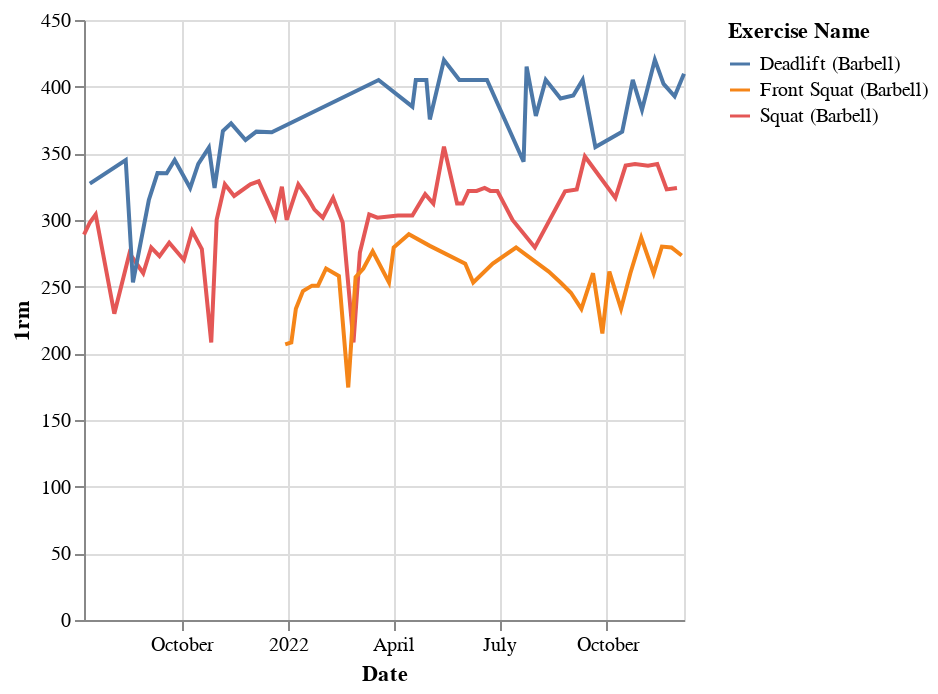

This figure's notebook cell:
### Code cell
# Read the table (auto cleans the nan)
df = pd.read_csv("strong.csv", na_filter=False)
df["Date"] = pd.to_datetime(df["Date"])
df["1rm"] = one_rep_max(df["Weight"], df["Reps"])

selected_exercise_patern = '|'.join(map(re.escape, selected_e_names))
selected_e_df = df[df["Exercise Name"].str.fullmatch(
    selected_exercise_patern)]

# Full rows, selected for maximum selected_metric
idx = selected_e_df.groupby(["Date", "Exercise Name"])[selected_metric].idxmax()
df_maxed = selected_e_df.loc[idx].reset_index(drop=True)
# display(df_maxed)

alt.Chart(df_maxed).mark_line().encode(
    x='Date',
    y=selected_metric,
    color="Exercise Name",
)
# fig, ax = plt.subplots()

# # Plot one by one
# for ex in selected_e_names:
#     cat = df_maxed.loc[df_maxed["Exercise Name"] == ex]
    # ax.plot(cat["Date"], cat[selected_metric])
    # display(cat)
# ax.legend(selected_e_names)
# plt.show()


# selected_e_pivot_df

### Figure 1 — Vega-Lite specification as saved in the notebook (floating-point values rounded to 4 significant figures)
{"data": {"name": "data-7813e02cc32358eebd6c8fa3e2516dbb"}, "mark": "line", "encoding": {"color": {"field": "Exercise Name", "type": "nominal"}, "x": {"field": "Date", "type": "temporal"}, "y": {"field": "1rm", "type": "quantitative"}}, "$schema": "https://vega.github.io/schema/vega-lite/v4.17.0.json", "datasets": {"data-7813e02cc32358eebd6c8fa3e2516dbb": [{"Date": "2021-07-09T18:00:00", "Workout Name": "Legs - Squat", "Duration": "1h", "Exercise Name": "Squat (Barbell)", "Set Order": 1, "Weight": 265.0, "Reps": 4, "Distance": 0.0, "Seconds": 0, "Notes": "", "Workout Notes": "", "RPE": "", "1rm": 289.1}, {"Date": "2021-07-14T18:20:00", "Workout Name": "Legs - Strength", "Duration": "47m", "Exercise Name": "Deadlift (Barbell)", "Set Order": 2, "Weight": 300.0, "Reps": 4, "Distance": 0.0, "Seconds": 0, "Notes": "", "Workout Notes": "", "RPE": "", "1rm": 327.3}, {"Date": "2021-07-14T18:20:00", "Workout Name": "Legs - Strength", "Duration": "47m", "Exercise Name": "Squat (Barbell)", "Set Order": 1, "Weight": 265.0, "Reps": 5, "Distance": 0.0, "Seconds": 0, "Notes": "", "Workout Notes": "", "RPE": "", "1rm": 298.2}, {"Date": "2021-07-19T18:08:00", "Workout Name": "Legs - Volume", "Duration": "54m", "Exercise Name": "Squat (Barbell)", "Set Order": 1, "Weight": 245.0, "Reps": 8, "Distance": 0.0, "Seconds": 0, "Notes": "Volume focus", "Workout Notes": "", "RPE": "", "1rm": 304.2}, {"Date": "2021-08-04T18:05:59", "Workout Name": "Legs - Mobility", "Duration": "54m", "Exercise Name": "Squat (Barbell)", "Set Order": 2, "Weight": 185.0, "Reps": 8, "Distance": 0.0, "Seconds": 0, "Notes": "", "Workout Notes": "", "RPE": "", "1rm": 229.7}, {"Date": "2021-08-14T12:47:00", "Workout Name": "Deadlift 1rm", "Duration": "1h 4m", "Exercise Name": "Deadlift (Barbell)", "Set Order": 3, "Weight": 345.0, "Reps": 1, "Distance": 0.0, "Seconds": 0, "Notes": "", "Workout Notes": "", "RPE": "", "1rm": 345.0}, {"Date": "2021-08-17T18:27:00", "Workout Name": "Squat 1RM", "Duration": "38m", "Exercise Name": "Squat (Barbell)", "Set Order": 1, "Weight": 275.0, "Reps": 1, "Distance": 0.0, "Seconds": 0, "Notes": "", "Workout Notes": "Still recovering from hip", "RPE": "", "1rm": 275.0}, {"Date": "2021-08-20T17:54:00", "Workout Name": "Deadlift - Form", "Duration": "1h 12m", "Exercise Name": "Deadlift (Barbell)", "Set Order": 1, "Weight": 225.0, "Reps": 5, "Distance": 0.0, "Seconds": 0, "Notes": "", "Workout Notes": "", "RPE": "", "1rm": 253.2}, {"Date": "2021-08-29T13:02:33", "Workout Name": "1. Legs + Pull", "Duration": "1h 13m", "Exercise Name": "Squat (Barbell)", "Set Order": 6, "Weight": 195.0, "Reps": 15, "Distance": 0.0, "Seconds": 0, "Notes": "", "Workout Notes": "", "RPE": "", "1rm": 260.1}, {"Date": "2021-09-03T08:51:30", "Workout Name": "5. Pull + Push", "Duration": "1h 18m", "Exercise Name": "Deadlift (Barbell)", "Set Order": 1, "Weight": 315.0, "Reps": 1, "Distance": 0.0, "Seconds": 0, "Notes": "Target: 10", "Workout Notes": "", "RPE": "", "1rm": 315.0}, {"Date": "2021-09-05T09:49:19", "Workout Name": "1. Legs + Pull", "Duration": "1h 3m", "Exercise Name": "Squat (Barbell)", "Set Order": 6, "Weight": 225.0, "Reps": 8, "Distance": 0.0, "Seconds": 0, "Notes": "", "Workout Notes": "", "RPE": "", "1rm": 279.4}, {"Date": "2021-09-10T18:40:05", "Workout Name": "5. Pull + Push", "Duration": "1h 18m", "Exercise Name": "Deadlift (Barbell)", "Set Order": 6, "Weight": 270.0, "Reps": 8, "Distance": 0.0, "Seconds": 0, "Notes": "", "Workout Notes": "", "RPE": "", "1rm": 335.2}, {"Date": "2021-09-12T12:33:27", "Workout Name": "1. Legs + Pull", "Duration": "52m", "Exercise Name": "Squat (Barbell)", "Set Order": 6, "Weight": 235.0, "Reps": 6, "Distance": 0.0, "Seconds": 0, "Notes": "", "Workout Notes": "", "RPE": "", "1rm": 272.9}, {"Date": "2021-09-18T16:25:04", "Workout Name": "5. Pull + Push", "Duration": "46m", "Exercise Name": "Deadlift (Barbell)", "Set Order": 1, "Weight": 335.0, "Reps": 1, "Distance": 0.0, "Seconds": 0, "Notes": "Target: 10", "Workout Notes": "", "RPE": "", "1rm": 335.0}, {"Date": "2021-09-20T20:05:27", "Workout Name": "1. Legs + Pull", "Duration": "58m", "Exercise Name": "Squat (Barbell)", "Set Order": 6, "Weight": 220.0, "Reps": 9, "Distance": 0.0, "Seconds": 0, "Notes": "", "Workout Notes": "", "RPE": "", "1rm": 282.9}, {"Date": "2021-09-25T13:21:57", "Workout Name": "5. Pull + Push", "Duration": "1h 3m", "Exercise Name": "Deadlift (Barbell)", "Set Order": 1, "Weight": 345.0, "Reps": 1, "Distance": 0.0, "Seconds": 0, "Notes": "Target: 10", "Workout Notes": "", "RPE": "", "1rm": 345.0}, {"Date": "2021-10-03T10:51:15", "Workout Name": "1. Legs + Pull", "Duration": "1h 19m", "Exercise Name": "Squat (Barbell)", "Set Order": 5, "Weight": 225.0, "Reps": 7, "Distance": 0.0, "Seconds": 0, "Notes": "", "Workout Notes": "", "RPE": "", "1rm": 270.0}, {"Date": "2021-10-08T19:24:38", "Workout Name": "5. Pull + Push", "Duration": "39m", "Exercise Name": "Deadlift (Barbell)", "Set Order": 1, "Weight": 315.0, "Reps": 2, "Distance": 0.0, "Seconds": 0, "Notes": "Target: 10", "Workout Notes": "", "RPE": "", "1rm": 324.0}, {"Date": "2021-10-10T11:49:21", "Workout Name": "1. Legs + Pull", "Duration": "1h 8m", "Exercise Name": "Squat (Barbell)", "Set Order": 6, "Weight": 235.0, "Reps": 8, "Distance": 0.0, "Seconds": 0, "Notes": "", "Workout Notes": "", "RPE": "", "1rm": 291.8}, {"Date": "2021-10-15T18:35:28", "Workout Name": "5. Pull + Push", "Duration": "1h 13m", "Exercise Name": "Deadlift (Barbell)", "Set Order": 5, "Weight": 285.0, "Reps": 7, "Distance": 0.0, "Seconds": 0, "Notes": "", "Workout Notes": "", "RPE": "", "1rm": 342.1}, {"Date": "2021-10-18T19:47:33", "Workout Name": "1. Legs + Pull", "Duration": "1h 6m", "Exercise Name": "Squat (Barbell)", "Set Order": 5, "Weight": 255.0, "Reps": 4, "Distance": 0.0, "Seconds": 0, "Notes": "", "Workout Notes": "", "RPE": "", "1rm": 278.2}, {"Date": "2021-10-24T20:37:48", "Workout Name": "5. Pull + Push", "Duration": "1h 29m", "Exercise Name": "Deadlift (Barbell)", "Set Order": 5, "Weight": 305.0, "Reps": 6, "Distance": 0.0, "Seconds": 0, "Notes": "", "Workout Notes": "", "RPE": "", "1rm": 354.2}, {"Date": "2021-10-26T21:22:20", "Workout Name": "1. Legs + Pull", "Duration": "1h 12m", "Exercise Name": "Squat (Barbell)", "Set Order": 1, "Weight": 185.0, "Reps": 5, "Distance": 0.0, "Seconds": 0, "Notes": "Target: 10", "Workout Notes": "", "RPE": "", "1rm": 208.1}, {"Date": "2021-10-29T17:37:32", "Workout Name": "5. Pull + Push", "Duration": "2h 9m", "Exercise Name": "Deadlift (Barbell)", "Set Order": 1, "Weight": 315.0, "Reps": 2, "Distance": 0.0, "Seconds": 0, "Notes": "Target: 10", "Workout Notes": "", "RPE": "", "1rm": 324.0}, {"Date": "2021-10-31T12:45:43", "Workout Name": "1. Legs + Pull", "Duration": "1h 5m", "Exercise Name": "Squat (Barbell)", "Set Order": 5, "Weight": 225.0, "Reps": 12, "Distance": 0.0, "Seconds": 0, "Notes": "", "Workout Notes": "", "RPE": "", "1rm": 300.1}, {"Date": "2021-11-05T21:10:28", "Workout Name": "5. Pull + Push", "Duration": "1h 32m", "Exercise Name": "Deadlift (Barbell)", "Set Order": 5, "Weight": 275.0, "Reps": 11, "Distance": 0.0, "Seconds": 0, "Notes": "", "Workout Notes": "", "RPE": "", "1rm": 366.8}, {"Date": "2021-11-07T13:40:57", "Workout Name": "1. Legs + Pull", "Duration": "1h 11m", "Exercise Name": "Squat (Barbell)", "Set Order": 5, "Weight": 245.0, "Reps": 10, "Distance": 0.0, "Seconds": 0, "Notes": "", "Workout Notes": "", "RPE": "", "1rm": 326.8}, {"Date": "2021-11-12T22:04:49", "Workout Name": "5. Pull + Push", "Duration": "59m", "Exercise Name": "Deadlift (Barbell)", "Set Order": 5, "Weight": 300.0, "Reps": 8, "Distance": 0.0, "Seconds": 0, "Notes": "", "Workout Notes": "", "RPE": "", "1rm": 372.5}, {"Date": "2021-11-15T12:13:33", "Workout Name": "1. Legs + Pull", "Duration": "1h 9m", "Exercise Name": "Squat (Barbell)", "Set Order": 5, "Weight": 265.0, "Reps": 7, "Distance": 0.0, "Seconds": 0, "Notes": "", "Workout Notes": "", "RPE": "", "1rm": 318.1}, {"Date": "2021-11-25T07:23:43", "Workout Name": "5. Pull + Push", "Duration": "1h 14m", "Exercise Name": "Deadlift (Barbell)", "Set Order": 5, "Weight": 320.0, "Reps": 5, "Distance": 0.0, "Seconds": 0, "Notes": "", "Workout Notes": "", "RPE": "", "1rm": 360.0}, {"Date": "2021-11-29T10:31:21", "Workout Name": "1. Legs + Pull", "Duration": "1h 6m", "Exercise Name": "Squat (Barbell)", "Set Order": 5, "Weight": 245.0, "Reps": 11, "Distance": 0.0, "Seconds": 0, "Notes": "", "Workout Notes": "", "RPE": "", "1rm": 326.8}, {"Date": "2021-12-04T13:04:31", "Workout Name": "5. Pull + Push", "Duration": "1h 5m", "Exercise Name": "Deadlift (Barbell)", "Set Order": 5, "Weight": 295.0, "Reps": 8, "Distance": 0.0, "Seconds": 0, "Notes": "", "Workout Notes": "", "RPE": "", "1rm": 366.3}, {"Date": "2021-12-06T13:39:47", "Workout Name": "1. Legs + Pull", "Duration": "1h 36m", "Exercise Name": "Squat (Barbell)", "Set Order": 5, "Weight": 265.0, "Reps": 8, "Distance": 0.0, "Seconds": 0, "Notes": "", "Workout Notes": "", "RPE": "", "1rm": 329.0}, {"Date": "2021-12-17T18:21:56", "Workout Name": "5. Pull + Push", "Duration": "1h 22m", "Exercise Name": "Deadlift (Barbell)", "Set Order": 5, "Weight": 315.0, "Reps": 6, "Distance": 0.0, "Seconds": 0, "Notes": "", "Workout Notes": "", "RPE": "", "1rm": 365.9}, {"Date": "2021-12-20T14:13:18", "Workout Name": "1. Legs + Pull", "Duration": "42m", "Exercise Name": "Squat (Barbell)", "Set Order": 5, "Weight": 285.0, "Reps": 3, "Distance": 0.0, "Seconds": 0, "Notes": "", "Workout Notes": "", "RPE": "", "1rm": 301.8}, {"Date": "2021-12-26T11:26:00", "Workout Name": "Squat 1RM", "Duration": "1h 1m", "Exercise Name": "Squat (Barbell)", "Set Order": 5, "Weight": 325.0, "Reps": 1, "Distance": 0.0, "Seconds": 0, "Notes": "", "Workout Notes": "", "RPE": "", "1rm": 325.0}, {"Date": "2021-12-29T08:12:40", "Workout Name": "Lower 1", "Duration": "1h 11m", "Exercise Name": "Front Squat (Barbell)", "Set Order": 1, "Weight": 155.0, "Reps": 10, "Distance": 0.0, "Seconds": 0, "Notes": "", "Workout Notes": "", "RPE": "", "1rm": 206.7}, {"Date": "2021-12-30T13:54:36", "Workout Name": "Lower 2", "Duration": "41m", "Exercise Name": "Squat (Barbell)", "Set Order": 1, "Weight": 225.0, "Reps": 10, "Distance": 0.0, "Seconds": 0, "Notes": "", "Workout Notes": "", "RPE": "", "1rm": 300.1}, {"Date": "2022-01-03T13:45:09", "Workout Name": "Lower 1", "Duration": "22m", "Exercise Name": "Front Squat (Barbell)", "Set Order": 1, "Weight": 185.0, "Reps": 5, "Distance": 0.0, "Seconds": 0, "Notes": "", "Workout Notes": "", "RPE": "", "1rm": 208.1}, {"Date": "2022-01-07T11:25:51", "Workout Name": "2. Lower", "Duration": "1h 29m", "Exercise Name": "Front Squat (Barbell)", "Set Order": 4, "Weight": 175.0, "Reps": 10, "Distance": 0.0, "Seconds": 0, "Notes": "", "Workout Notes": "", "RPE": "", "1rm": 233.4}, {"Date": "2022-01-09T13:37:56", "Workout Name": "4. Lower", "Duration": "1h 37m", "Exercise Name": "Squat (Barbell)", "Set Order": 4, "Weight": 245.0, "Reps": 10, "Distance": 0.0, "Seconds": 0, "Notes": "", "Workout Notes": "", "RPE": "", "1rm": 326.8}, {"Date": "2022-01-13T12:59:52", "Workout Name": "2. Lower", "Duration": "1h 17m", "Exercise Name": "Front Squat (Barbell)", "Set Order": 4, "Weight": 185.0, "Reps": 11, "Distance": 0.0, "Seconds": 0, "Notes": "", "Workout Notes": "", "RPE": "", "1rm": 246.7}, {"Date": "2022-01-17T14:54:58", "Workout Name": "4. Lower", "Duration": "1h 32m", "Exercise Name": "Squat (Barbell)", "Set Order": 4, "Weight": 255.0, "Reps": 8, "Distance": 0.0, "Seconds": 0, "Notes": "", "Workout Notes": "", "RPE": "", "1rm": 316.6}, {"Date": "2022-01-21T08:55:36", "Workout Name": "2. Lower", "Duration": "1h 6m", "Exercise Name": "Front Squat (Barbell)", "Set Order": 4, "Weight": 195.0, "Reps": 9, "Distance": 0.0, "Seconds": 0, "Notes": "", "Workout Notes": "", "RPE": "", "1rm": 250.8}, {"Date": "2022-01-23T09:55:58", "Workout Name": "4. Lower", "Duration": "1h 40m", "Exercise Name": "Squat (Barbell)", "Set Order": 1, "Weight": 265.0, "Reps": 6, "Distance": 0.0, "Seconds": 0, "Notes": "", "Workout Notes": "", "RPE": "", "1rm": 307.8}, {"Date": "2022-01-26T11:02:15", "Workout Name": "2. Lower", "Duration": "1h 32m", "Exercise Name": "Front Squat (Barbell)", "Set Order": 4, "Weight": 195.0, "Reps": 9, "Distance": 0.0, "Seconds": 0, "Notes": "", "Workout Notes": "", "RPE": "", "1rm": 250.8}, {"Date": "2022-01-30T13:28:22", "Workout Name": "4. Lower", "Duration": "1h 56m", "Exercise Name": "Squat (Barbell)", "Set Order": 2, "Weight": 285.0, "Reps": 3, "Distance": 0.0, "Seconds": 0, "Notes": "", "Workout Notes": "", "RPE": "", "1rm": 301.8}, {"Date": "2022-02-02T08:59:21", "Workout Name": "2. Lower", "Duration": "1h 36m", "Exercise Name": "Front Squat (Barbell)", "Set Order": 4, "Weight": 205.0, "Reps": 9, "Distance": 0.0, "Seconds": 0, "Notes": "", "Workout Notes": "", "RPE": "", "1rm": 263.6}, {"Date": "2022-02-08T09:06:59", "Workout Name": "4. Lower", "Duration": "1h 33m", "Exercise Name": "Squat (Barbell)", "Set Order": 4, "Weight": 255.0, "Reps": 8, "Distance": 0.0, "Seconds": 0, "Notes": "", "Workout Notes": "", "RPE": "", "1rm": 316.6}, {"Date": "2022-02-13T09:19:15", "Workout Name": "2. Lower", "Duration": "1h 54m", "Exercise Name": "Front Squat (Barbell)", "Set Order": 4, "Weight": 215.0, "Reps": 7, "Distance": 0.0, "Seconds": 0, "Notes": "", "Workout Notes": "", "RPE": "", "1rm": 258.0}, {"Date": "2022-02-16T15:24:11", "Workout Name": "4. Lower", "Duration": "1h 59m", "Exercise Name": "Squat (Barbell)", "Set Order": 1, "Weight": 265.0, "Reps": 5, "Distance": 0.0, "Seconds": 0, "Notes": "", "Workout Notes": "", "RPE": "", "1rm": 298.2}, {"Date": "2022-02-21T09:28:28", "Workout Name": "2. Lower", "Duration": "1h 11m", "Exercise Name": "Front Squat (Barbell)", "Set Order": 1, "Weight": 155.0, "Reps": 5, "Distance": 0.0, "Seconds": 0, "Notes": "", "Workout Notes": "", "RPE": "", "1rm": 174.4}, {"Date": "2022-02-25T21:31:49", "Workout Name": "4. Lower", "Duration": "1h 19m", "Exercise Name": "Squat (Barbell)", "Set Order": 1, "Weight": 185.0, "Reps": 5, "Distance": 0.0, "Seconds": 0, "Notes": "", "Workout Notes": "", "RPE": "", "1rm": 208.1}, {"Date": "2022-02-27T16:52:16", "Workout Name": "2. Lower", "Duration": "2h 16m", "Exercise Name": "Front Squat (Barbell)", "Set Order": 4, "Weight": 200.0, "Reps": 9, "Distance": 0.0, "Seconds": 0, "Notes": "", "Workout Notes": "", "RPE": "", "1rm": 257.2}, {"Date": "2022-03-03T09:07:00", "Workout Name": "4. Lower", "Duration": "2h 1m", "Exercise Name": "Squat (Barbell)", "Set Order": 1, "Weight": 245.0, "Reps": 5, "Distance": 0.0, "Seconds": 0, "Notes": "", "Workout Notes": "", "RPE": "", "1rm": 275.7}, {"Date": "2022-03-06T08:41:42", "Workout Name": "2. Lower", "Duration": "1h 58m", "Exercise Name": "Front Squat (Barbell)", "Set Order": 4, "Weight": 205.0, "Reps": 9, "Distance": 0.0, "Seconds": 0, "Notes": "", "Workout Notes": "", "RPE": "", "1rm": 263.6}, {"Date": "2022-03-11T08:46:33", "Workout Name": "4. Lower", "Duration": "1h 21m", "Exercise Name": "Squat (Barbell)", "Set Order": 4, "Weight": 245.0, "Reps": 8, "Distance": 0.0, "Seconds": 0, "Notes": "", "Workout Notes": "", "RPE": "", "1rm": 304.2}, {"Date": "2022-03-14T08:37:14", "Workout Name": "2. Lower", "Duration": "1h 28m", "Exercise Name": "Front Squat (Barbell)", "Set Order": 4, "Weight": 215.0, "Reps": 9, "Distance": 0.0, "Seconds": 0, "Notes": "", "Workout Notes": "", "RPE": "", "1rm": 276.5}, {"Date": "2022-03-18T09:09:11", "Workout Name": "4. Lower", "Duration": "1h 40m", "Exercise Name": "Squat (Barbell)", "Set Order": 1, "Weight": 285.0, "Reps": 3, "Distance": 0.0, "Seconds": 0, "Notes": "", "Workout Notes": "", "RPE": "", "1rm": 301.8}, {"Date": "2022-03-19T10:04:00", "Workout Name": "Deadlift 1RM - For Steph", "Duration": "1h 1m", "Exercise Name": "Deadlift (Barbell)", "Set Order": 4, "Weight": 405.0, "Reps": 1, "Distance": 0.0, "Seconds": 0, "Notes": "", "Workout Notes": "", "RPE": "", "1rm": 405.0}, {"Date": "2022-03-28T08:30:45", "Workout Name": "2. Lower 💥", "Duration": "1h 40m", "Exercise Name": "Front Squat (Barbell)", "Set Order": 1, "Weight": 225.0, "Reps": 5, "Distance": 0.0, "Seconds": 0, "Notes": "Height: 8, seat: +6", "Workout Notes": "", "RPE": "", "1rm": 253.2}, {"Date": "2022-04-01T08:26:15", "Workout Name": "2. Lower 💥", "Duration": "1h 51m", "Exercise Name": "Front Squat (Barbell)", "Set Order": 3, "Weight": 225.0, "Reps": 8, "Distance": 0.0, "Seconds": 0, "Notes": "", "Workout Notes": "", "RPE": "", "1rm": 279.4}, {"Date": "2022-04-04T22:24:18", "Workout Name": "4. Lower 🪨", "Duration": "1h 46m", "Exercise Name": "Squat (Barbell)", "Set Order": 1, "Weight": 295.0, "Reps": 2, "Distance": 0.0, "Seconds": 0, "Notes": "", "Workout Notes": "", "RPE": "", "1rm": 303.4}, {"Date": "2022-04-14T08:47:50", "Workout Name": "2. Lower 💥", "Duration": "1h 39m", "Exercise Name": "Front Squat (Barbell)", "Set Order": 4, "Weight": 225.0, "Reps": 9, "Distance": 0.0, "Seconds": 0, "Notes": "", "Workout Notes": "", "RPE": "", "1rm": 289.4}, {"Date": "2022-04-17T09:35:32", "Workout Name": "4. Lower 🪨", "Duration": "1h 43m", "Exercise Name": "Deadlift (Barbell)", "Set Order": 2, "Weight": 385.0, "Reps": 1, "Distance": 0.0, "Seconds": 0, "Notes": "", "Workout Notes": "", "RPE": "", "1rm": 385.0}, {"Date": "2022-04-17T09:35:32", "Workout Name": "4. Lower 🪨", "Duration": "1h 43m", "Exercise Name": "Squat (Barbell)", "Set Order": 1, "Weight": 295.0, "Reps": 2, "Distance": 0.0, "Seconds": 0, "Notes": "", "Workout Notes": "", "RPE": "", "1rm": 303.4}, {"Date": "2022-04-20T08:02:28", "Workout Name": "Dead ❤️🔥", "Duration": "1h 35m", "Exercise Name": "Deadlift (Barbell)", "Set Order": 3, "Weight": 405.0, "Reps": 1, "Distance": 0.0, "Seconds": 0, "Notes": "", "Workout Notes": "", "RPE": "", "1rm": 405.0}, {"Date": "2022-04-28T08:53:31", "Workout Name": "4. Lower 🪨", "Duration": "1h 3m", "Exercise Name": "Squat (Barbell)", "Set Order": 4, "Weight": 275.0, "Reps": 6, "Distance": 0.0, "Seconds": 0, "Notes": "", "Workout Notes": "", "RPE": "", "1rm": 319.4}, {"Date": "2022-04-29T09:53:41", "Workout Name": "Deadlift", "Duration": "36m", "Exercise Name": "Deadlift (Barbell)", "Set Order": 3, "Weight": 405.0, "Reps": 1, "Distance": 0.0, "Seconds": 0, "Notes": "", "Workout Notes": "", "RPE": "", "1rm": 405.0}, {"Date": "2022-05-02T09:05:37", "Workout Name": "2. Lower 💥", "Duration": "1h 50m", "Exercise Name": "Deadlift (Barbell)", "Set Order": 1, "Weight": 365.0, "Reps": 2, "Distance": 0.0, "Seconds": 0, "Notes": "", "Workout Notes": "", "RPE": "", "1rm": 375.4}, {"Date": "2022-05-02T09:05:37", "Workout Name": "2. Lower 💥", "Duration": "1h 50m", "Exercise Name": "Front Squat (Barbell)", "Set Order": 2, "Weight": 265.0, "Reps": 3, "Distance": 0.0, "Seconds": 0, "Notes": "", "Workout Notes": "", "RPE": "", "1rm": 280.6}, {"Date": "2022-05-05T09:08:25", "Workout Name": "4. Lower 🪨", "Duration": "2h 9m", "Exercise Name": "Squat (Barbell)", "Set Order": 1, "Weight": 295.0, "Reps": 3, "Distance": 0.0, "Seconds": 0, "Notes": "", "Workout Notes": "", "RPE": "", "1rm": 312.4}, {"Date": "2022-05-14T11:40:50", "Workout Name": "PR or ER ❤️🔥", "Duration": "3h 6m", "Exercise Name": "Deadlift (Barbell)", "Set Order": 2, "Weight": 420.0, "Reps": 1, "Distance": 0.0, "Seconds": 0, "Notes": "", "Workout Notes": "", "RPE": "", "1rm": 420.0}, {"Date": "2022-05-14T11:40:50", "Workout Name": "PR or ER ❤️🔥", "Duration": "3h 6m", "Exercise Name": "Squat (Barbell)", "Set Order": 3, "Weight": 355.0, "Reps": 1, "Distance": 0.0, "Seconds": 0, "Notes": "", "Workout Notes": "", "RPE": "", "1rm": 355.0}, {"Date": "2022-05-25T18:09:28", "Workout Name": "4. Lower 🪨", "Duration": "51m", "Exercise Name": "Squat (Barbell)", "Set Order": 1, "Weight": 295.0, "Reps": 3, "Distance": 0.0, "Seconds": 0, "Notes": "", "Workout Notes": "", "RPE": "", "1rm": 312.4}, {"Date": "2022-05-27T17:03:38", "Workout Name": "Day 4 🗿", "Duration": "1h 1m", "Exercise Name": "Deadlift (Barbell)", "Set Order": 1, "Weight": 405.0, "Reps": 1, "Distance": 0.0, "Seconds": 0, "Notes": "", "Workout Notes": "", "RPE": "", "1rm": 405.0}, {"Date": "2022-05-30T11:27:34", "Workout Name": "Day 1.2 🧨", "Duration": "1h 19m", "Exercise Name": "Squat (Barbell)", "Set Order": 1, "Weight": 295.0, "Reps": 3, "Distance": 0.0, "Seconds": 0, "Notes": "", "Workout Notes": "", "RPE": "", "1rm": 312.4}, {"Date": "2022-06-01T17:55:09", "Workout Name": "Day 1.4 🗿", "Duration": "1h 46m", "Exercise Name": "Front Squat (Barbell)", "Set Order": 1, "Weight": 245.0, "Reps": 4, "Distance": 0.0, "Seconds": 0, "Notes": "", "Workout Notes": "", "RPE": "", "1rm": 267.3}, {"Date": "2022-06-04T11:15:13", "Workout Name": "Day 2.2 🧨", "Duration": "50m", "Exercise Name": "Squat (Barbell)", "Set Order": 1, "Weight": 295.0, "Reps": 4, "Distance": 0.0, "Seconds": 0, "Notes": "", "Workout Notes": "", "RPE": "", "1rm": 321.8}, {"Date": "2022-06-08T14:28:39", "Workout Name": "Day 2.4 🗿", "Duration": "57m", "Exercise Name": "Front Squat (Barbell)", "Set Order": 1, "Weight": 225.0, "Reps": 5, "Distance": 0.0, "Seconds": 0, "Notes": "", "Workout Notes": "", "RPE": "", "1rm": 253.2}, {"Date": "2022-06-11T13:08:22", "Workout Name": "Day 3.2 🧨", "Duration": "2h 4m", "Exercise Name": "Squat (Barbell)", "Set Order": 1, "Weight": 295.0, "Reps": 4, "Distance": 0.0, "Seconds": 0, "Notes": "", "Workout Notes": "", "RPE": "", "1rm": 321.8}, {"Date": "2022-06-18T08:24:56", "Workout Name": "Day 4.2 🧨", "Duration": "56m", "Exercise Name": "Squat (Barbell)", "Set Order": 2, "Weight": 315.0, "Reps": 2, "Distance": 0.0, "Seconds": 0, "Notes": "", "Workout Notes": "", "RPE": "", "1rm": 324.0}, {"Date": "2022-06-20T09:35:51", "Workout Name": "Day 4.4 🗿", "Duration": "1h 10m", "Exercise Name": "Deadlift (Barbell)", "Set Order": 1, "Weight": 405.0, "Reps": 1, "Distance": 0.0, "Seconds": 0, "Notes": "", "Workout Notes": "", "RPE": "", "1rm": 405.0}, {"Date": "2022-06-23T05:36:12", "Workout Name": "Day 5.2 🧨", "Duration": "2h 29m", "Exercise Name": "Squat (Barbell)", "Set Order": 1, "Weight": 295.0, "Reps": 4, "Distance": 0.0, "Seconds": 0, "Notes": "", "Workout Notes": "", "RPE": "", "1rm": 321.8}, {"Date": "2022-06-25T09:00:38", "Workout Name": "Day 5.4 🗿", "Duration": "1h 23m", "Exercise Name": "Front Squat (Barbell)", "Set Order": 2, "Weight": 245.0, "Reps": 4, "Distance": 0.0, "Seconds": 0, "Notes": "", "Workout Notes": "", "RPE": "", "1rm": 267.3}, {"Date": "2022-06-29T06:29:43", "Workout Name": "Day 6.2 🧨", "Duration": "1h 5m", "Exercise Name": "Squat (Barbell)", "Set Order": 1, "Weight": 295.0, "Reps": 4, "Distance": 0.0, "Seconds": 0, "Notes": "", "Workout Notes": "", "RPE": "", "1rm": 321.8}, {"Date": "2022-07-12T07:44:29", "Workout Name": "Day 8.2 🧨", "Duration": "22s", "Exercise Name": "Squat (Barbell)", "Set Order": 1, "Weight": 275.0, "Reps": 4, "Distance": 0.0, "Seconds": 0, "Notes": "", "Workout Notes": "", "RPE": "", "1rm": 300.0}, {"Date": "2022-07-15T08:15:42", "Workout Name": "Day 8.4 🗿", "Duration": "1h 11m", "Exercise Name": "Front Squat (Barbell)", "Set Order": 1, "Weight": 225.0, "Reps": 8, "Distance": 0.0, "Seconds": 0, "Notes": "", "Workout Notes": "", "RPE": "", "1rm": 279.4}, {"Date": "2022-07-21T19:10:43", "Workout Name": "Deadlift ish", "Duration": "46m", "Exercise Name": "Deadlift (Barbell)", "Set Order": 1, "Weight": 315.0, "Reps": 4, "Distance": 0.0, "Seconds": 0, "Notes": "", "Workout Notes": "", "RPE": "", "1rm": 343.7}, {"Date": "2022-07-24T08:44:59", "Workout Name": "Ash 🏋🏻♀️ ❤️🔥", "Duration": "1h 44m", "Exercise Name": "Deadlift (Barbell)", "Set Order": 1, "Weight": 415.0, "Reps": 1, "Distance": 0.0, "Seconds": 0, "Notes": "", "Workout Notes": "", "RPE": "", "1rm": 415.0}, {"Date": "2022-07-31T11:42:26", "Workout Name": "Day 10.2 🧨", "Duration": "1h 12m", "Exercise Name": "Squat (Barbell)", "Set Order": 1, "Weight": 225.0, "Reps": 8, "Distance": 0.0, "Seconds": 0, "Notes": "", "Workout Notes": "", "RPE": "", "1rm": 279.4}, {"Date": "2022-08-01T07:12:30", "Workout Name": "More Deadlift??", "Duration": "1h 11m", "Exercise Name": "Deadlift (Barbell)", "Set Order": 4, "Weight": 315.0, "Reps": 7, "Distance": 0.0, "Seconds": 0, "Notes": "", "Workout Notes": "", "RPE": "", "1rm": 378.1}, {"Date": "2022-08-09T18:40:17", "Workout Name": "Day 11.2", "Duration": "1h 7m", "Exercise Name": "Deadlift (Barbell)", "Set Order": 4, "Weight": 315.0, "Reps": 9, "Distance": 0.0, "Seconds": 0, "Notes": "", "Workout Notes": "", "RPE": "", "1rm": 405.1}, {"Date": "2022-08-12T07:54:01", "Workout Name": "Day 11.4", "Duration": "1h 2m", "Exercise Name": "Front Squat (Barbell)", "Set Order": 1, "Weight": 225.0, "Reps": 6, "Distance": 0.0, "Seconds": 0, "Notes": "", "Workout Notes": "", "RPE": "", "1rm": 261.3}, {"Date": "2022-08-22T11:38:29", "Workout Name": "Morning Workout", "Duration": "1h 15m", "Exercise Name": "Deadlift (Barbell)", "Set Order": 2, "Weight": 315.0, "Reps": 8, "Distance": 0.0, "Seconds": 0, "Notes": "", "Workout Notes": "", "RPE": "", "1rm": 391.1}, {"Date": "2022-08-22T11:38:29", "Workout Name": "Morning Workout", "Duration": "1h 15m", "Exercise Name": "Front Squat (Barbell)", "Set Order": 1, "Weight": 225.0, "Reps": 5, "Distance": 0.0, "Seconds": 0, "Notes": "", "Workout Notes": "", "RPE": "", "1rm": 253.2}, {"Date": "2022-08-26T08:56:54", "Workout Name": "SBS2 - Day 1.1", "Duration": "2h 22m", "Exercise Name": "Squat (Barbell)", "Set Order": 5, "Weight": 250.0, "Reps": 9, "Distance": 0.0, "Seconds": 0, "Notes": "", "Workout Notes": "", "RPE": "", "1rm": 321.5}, {"Date": "2022-08-31T08:46:38", "Workout Name": "SBS2 - Day 1.4", "Duration": "1h 44m", "Exercise Name": "Front Squat (Barbell)", "Set Order": 1, "Weight": 225.0, "Reps": 4, "Distance": 0.0, "Seconds": 0, "Notes": "", "Workout Notes": "", "RPE": "", "1rm": 245.5}, {"Date": "2022-09-02T09:37:12", "Workout Name": "SBS2 - Day 1.5", "Duration": "1h 48m", "Exercise Name": "Deadlift (Barbell)", "Set Order": 5, "Weight": 295.0, "Reps": 10, "Distance": 0.0, "Seconds": 0, "Notes": "", "Workout Notes": "", "RPE": "", "1rm": 393.4}, {"Date": "2022-09-05T09:01:58", "Workout Name": "SBS2 - Day 2.1", "Duration": "2h 18m", "Exercise Name": "Squat (Barbell)", "Set Order": 5, "Weight": 260.0, "Reps": 8, "Distance": 0.0, "Seconds": 0, "Notes": "", "Workout Notes": "", "RPE": "", "1rm": 322.8}, {"Date": "2022-09-09T08:56:07", "Workout Name": "SBS2 - Day 2.4", "Duration": "3h 3m", "Exercise Name": "Front Squat (Barbell)", "Set Order": 5, "Weight": 175.0, "Reps": 17, "Distance": 0.0, "Seconds": 0, "Notes": "", "Workout Notes": "", "RPE": "", "1rm": 233.4}, {"Date": "2022-09-10T10:55:49", "Workout Name": "SBS2 - Day 2.5", "Duration": "2h 26m", "Exercise Name": "Deadlift (Barbell)", "Set Order": 5, "Weight": 315.0, "Reps": 9, "Distance": 0.0, "Seconds": 0, "Notes": "", "Workout Notes": "", "RPE": "", "1rm": 405.1}, {"Date": "2022-09-12T09:20:43", "Workout Name": "SBS2 - Day 3.1", "Duration": "2h 9m", "Exercise Name": "Squat (Barbell)", "Set Order": 5, "Weight": 280.0, "Reps": 8, "Distance": 0.0, "Seconds": 0, "Notes": "", "Workout Notes": "", "RPE": "", "1rm": 347.7}, {"Date": "2022-09-19T08:43:58", "Workout Name": "SBS2 - Day 3.4", "Duration": "1h 24m", "Exercise Name": "Front Squat (Barbell)", "Set Order": 5, "Weight": 195.0, "Reps": 12, "Distance": 0.0, "Seconds": 0, "Notes": "", "Workout Notes": "", "RPE": "", "1rm": 260.1}, {"Date": "2022-09-21T09:01:09", "Workout Name": "SBS2 - Day 3.5", "Duration": "28m", "Exercise Name": "Deadlift (Barbell)", "Set Order": 1, "Weight": 335.0, "Reps": 3, "Distance": 0.0, "Seconds": 0, "Notes": "", "Workout Notes": "", "RPE": "", "1rm": 354.7}, {"Date": "2022-09-27T08:28:14", "Workout Name": "Morning Workout", "Duration": "1h 4m", "Exercise Name": "Front Squat (Barbell)", "Set Order": 1, "Weight": 185.0, "Reps": 6, "Distance": 0.0, "Seconds": 0, "Notes": "", "Workout Notes": "", "RPE": "", "1rm": 214.9}, {"Date": "2022-10-03T07:54:52", "Workout Name": "Early Morning Workout", "Duration": "1h 40m", "Exercise Name": "Front Squat (Barbell)", "Set Order": 1, "Weight": 225.0, "Reps": 6, "Distance": 0.0, "Seconds": 0, "Notes": "", "Workout Notes": "", "RPE": "", "1rm": 261.3}, {"Date": "2022-10-08T12:51:22", "Workout Name": "SBS2 - Day 4.1", "Duration": "1h 53m", "Exercise Name": "Squat (Barbell)", "Set Order": 5, "Weight": 255.0, "Reps": 8, "Distance": 0.0, "Seconds": 0, "Notes": "", "Workout Notes": "", "RPE": "", "1rm": 316.6}, {"Date": "2022-10-13T08:47:25", "Workout Name": "SBS2 - Day 4.4", "Duration": "1h 59m", "Exercise Name": "Front Squat (Barbell)", "Set Order": 5, "Weight": 175.0, "Reps": 18, "Distance": 0.0, "Seconds": 0, "Notes": "", "Workout Notes": "", "RPE": "", "1rm": 233.4}, {"Date": "2022-10-14T08:41:40", "Workout Name": "SBS2 - Day 4.5", "Duration": "2h 3m", "Exercise Name": "Deadlift (Barbell)", "Set Order": 5, "Weight": 295.0, "Reps": 8, "Distance": 0.0, "Seconds": 0, "Notes": "", "Workout Notes": "", "RPE": "", "1rm": 366.3}, {"Date": "2022-10-17T07:49:14", "Workout Name": "SBS2 - Day 5.1", "Duration": "1h 49m", "Exercise Name": "Squat (Barbell)", "Set Order": 5, "Weight": 265.0, "Reps": 9, "Distance": 0.0, "Seconds": 0, "Notes": "", "Workout Notes": "", "RPE": "", "1rm": 340.8}, {"Date": "2022-10-21T08:59:20", "Workout Name": "SBS2 - Day 5.4", "Duration": "1h 58m", "Exercise Name": "Front Squat (Barbell)", "Set Order": 5, "Weight": 195.0, "Reps": 15, "Distance": 0.0, "Seconds": 0, "Notes": "", "Workout Notes": "", "RPE": "", "1rm": 260.1}, {"Date": "2022-10-23T10:17:35", "Workout Name": "SBS2 - Day 5.5", "Duration": "2h 13m", "Exercise Name": "Deadlift (Barbell)", "Set Order": 5, "Weight": 315.0, "Reps": 9, "Distance": 0.0, "Seconds": 0, "Notes": "", "Workout Notes": "", "RPE": "", "1rm": 405.1}, {"Date": "2022-10-25T08:46:30", "Workout Name": "SBS2 - Day 6.1", "Duration": "1h 42m", "Exercise Name": "Squat (Barbell)", "Set Order": 5, "Weight": 285.0, "Reps": 7, "Distance": 0.0, "Seconds": 0, "Notes": "", "Workout Notes": "", "RPE": "", "1rm": 342.1}, {"Date": "2022-10-30T16:24:02", "Workout Name": "SBS2 - Day 6.4", "Duration": "2h 6m", "Exercise Name": "Front Squat (Barbell)", "Set Order": 5, "Weight": 215.0, "Reps": 11, "Distance": 0.0, "Seconds": 0, "Notes": "", "Workout Notes": "", "RPE": "", "1rm": 286.7}, {"Date": "2022-10-31T08:27:06", "Workout Name": "SBS2 - Day 6.5", "Duration": "2h", "Exercise Name": "Deadlift (Barbell)", "Set Order": 5, "Weight": 340.0, "Reps": 5, "Distance": 0.0, "Seconds": 0, "Notes": "", "Workout Notes": "", "RPE": "", "1rm": 382.5}, {"Date": "2022-11-05T12:14:25", "Workout Name": "SBS2 - Day 8.1", "Duration": "1h 43m", "Exercise Name": "Squat (Barbell)", "Set Order": 5, "Weight": 265.0, "Reps": 9, "Distance": 0.0, "Seconds": 0, "Notes": "", "Workout Notes": "", "RPE": "", "1rm": 340.8}, {"Date": "2022-11-10T08:54:33", "Workout Name": "SBS2 - Day 8.4", "Duration": "2h 3m", "Exercise Name": "Front Squat (Barbell)", "Set Order": 5, "Weight": 195.0, "Reps": 15, "Distance": 0.0, "Seconds": 0, "Notes": "", "Workout Notes": "", "RPE": "", "1rm": 260.1}, {"Date": "2022-11-11T08:53:07", "Workout Name": "SBS2 - Day 8.5", "Duration": "2h 7m", "Exercise Name": "Deadlift (Barbell)", "Set Order": 5, "Weight": 315.0, "Reps": 10, "Distance": 0.0, "Seconds": 0, "Notes": "", "Workout Notes": "", "RPE": "", "1rm": 420.1}, {"Date": "2022-11-13T10:35:56", "Workout Name": "SBS2 - Day 9.1", "Duration": "2h 41m", "Exercise Name": "Squat (Barbell)", "Set Order": 5, "Weight": 285.0, "Reps": 7, "Distance": 0.0, "Seconds": 0, "Notes": "", "Workout Notes": "", "RPE": "", "1rm": 342.1}, {"Date": "2022-11-17T09:58:43", "Workout Name": "SBS2 - Day 9.4", "Duration": "2h", "Exercise Name": "Front Squat (Barbell)", "Set Order": 5, "Weight": 210.0, "Reps": 13, "Distance": 0.0, "Seconds": 0, "Notes": "", "Workout Notes": "", "RPE": "", "1rm": 280.1}, {"Date": "2022-11-18T19:50:17", "Workout Name": "SBS2 - Day 9.5", "Duration": "1h 43m", "Exercise Name": "Deadlift (Barbell)", "Set Order": 5, "Weight": 335.0, "Reps": 7, "Distance": 0.0, "Seconds": 0, "Notes": "", "Workout Notes": "", "RPE": "", "1rm": 402.1}, {"Date": "2022-11-21T12:43:22", "Workout Name": "SBS2 - Day 10.1", "Duration": "1h 36m", "Exercise Name": "Squat (Barbell)", "Set Order": 5, "Weight": 305.0, "Reps": 3, "Distance": 0.0, "Seconds": 0, "Notes": "", "Workout Notes": "", "RPE": "", "1rm": 323.0}, {"Date": "2022-11-25T14:24:44", "Workout Name": "SBS2 - Day 10.4", "Duration": "1h 30m", "Exercise Name": "Front Squat (Barbell)", "Set Order": 5, "Weight": 225.0, "Reps": 8, "Distance": 0.0, "Seconds": 0, "Notes": "", "Workout Notes": "", "RPE": "", "1rm": 279.4}, {"Date": "2022-11-28T08:12:37", "Workout Name": "SBS2 - Day 10.5", "Duration": "1h 41m", "Exercise Name": "Deadlift (Barbell)", "Set Order": 5, "Weight": 360.0, "Reps": 4, "Distance": 0.0, "Seconds": 0, "Notes": "", "Workout Notes": "", "RPE": "", "1rm": 392.8}, {"Date": "2022-11-30T08:06:35", "Workout Name": "SBS2 - Day 11.1", "Duration": "2h", "Exercise Name": "Squat (Barbell)", "Set Order": 5, "Weight": 270.0, "Reps": 7, "Distance": 0.0, "Seconds": 0, "Notes": "", "Workout Notes": "", "RPE": "", "1rm": 324.1}, {"Date": "2022-12-04T09:54:29", "Workout Name": "SBS2 - Day 11.4", "Duration": "1h 15m", "Exercise Name": "Front Squat (Barbell)", "Set Order": 5, "Weight": 205.0, "Reps": 15, "Distance": 0.0, "Seconds": 0, "Notes": "", "Workout Notes": "", "RPE": "", "1rm": 273.4}, {"Date": "2022-12-06T08:57:32", "Workout Name": "SBS2 - Day 11.5", "Duration": "1h 45m", "Exercise Name": "Deadlift (Barbell)", "Set Order": 5, "Weight": 330.0, "Reps": 8, "Distance": 0.0, "Seconds": 0, "Notes": "", "Workout Notes": "", "RPE": "", "1rm": 409.7}]}}
